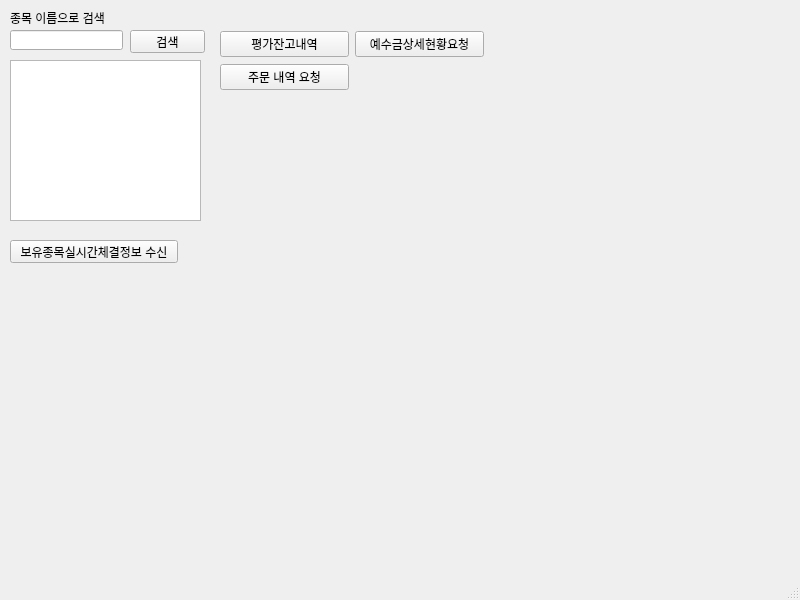
<?xml version="1.0" encoding="UTF-8"?>
<ui version="4.0">
 <class>MainWindow</class>
 <widget class="QMainWindow" name="MainWindow">
  <property name="geometry">
   <rect>
    <x>0</x>
    <y>0</y>
    <width>800</width>
    <height>600</height>
   </rect>
  </property>
  <property name="windowTitle">
   <string>MainWindow</string>
  </property>
  <widget class="QWidget" name="centralwidget">
   <widget class="QPushButton" name="btn_searchbycodename">
    <property name="geometry">
     <rect>
      <x>130</x>
      <y>30</y>
      <width>75</width>
      <height>23</height>
     </rect>
    </property>
    <property name="text">
     <string>검색</string>
    </property>
   </widget>
   <widget class="QLineEdit" name="input_codename">
    <property name="geometry">
     <rect>
      <x>10</x>
      <y>30</y>
      <width>113</width>
      <height>20</height>
     </rect>
    </property>
   </widget>
   <widget class="QLabel" name="label">
    <property name="geometry">
     <rect>
      <x>10</x>
      <y>10</y>
      <width>121</width>
      <height>16</height>
     </rect>
    </property>
    <property name="text">
     <string>종목 이름으로 검색</string>
    </property>
   </widget>
   <widget class="QListView" name="list_codename">
    <property name="geometry">
     <rect>
      <x>10</x>
      <y>60</y>
      <width>191</width>
      <height>161</height>
     </rect>
    </property>
   </widget>
   <widget class="QWidget" name="gridLayoutWidget">
    <property name="geometry">
     <rect>
      <x>220</x>
      <y>30</y>
      <width>264</width>
      <height>61</height>
     </rect>
    </property>
    <layout class="QGridLayout" name="gridLayout" rowstretch="0,0" columnstretch="0,0">
     <item row="1" column="0">
      <widget class="QPushButton" name="btn_opt10075">
       <property name="text">
        <string>주문 내역 요청</string>
       </property>
      </widget>
     </item>
     <item row="0" column="0">
      <widget class="QPushButton" name="btn_opw00018">
       <property name="text">
        <string>평가잔고내역</string>
       </property>
      </widget>
     </item>
     <item row="0" column="1">
      <widget class="QPushButton" name="btn_opw00001">
       <property name="text">
        <string>예수금상세현황요청</string>
       </property>
      </widget>
     </item>
    </layout>
   </widget>
   <widget class="QPushButton" name="pushButton">
    <property name="geometry">
     <rect>
      <x>10</x>
      <y>240</y>
      <width>168</width>
      <height>23</height>
     </rect>
    </property>
    <property name="text">
     <string>보유종목실시간체결정보 수신</string>
    </property>
   </widget>
  </widget>
  <widget class="QMenuBar" name="menubar">
   <property name="geometry">
    <rect>
     <x>0</x>
     <y>0</y>
     <width>800</width>
     <height>21</height>
    </rect>
   </property>
  </widget>
  <widget class="QStatusBar" name="statusbar"/>
 </widget>
 <resources/>
 <connections/>
</ui>
